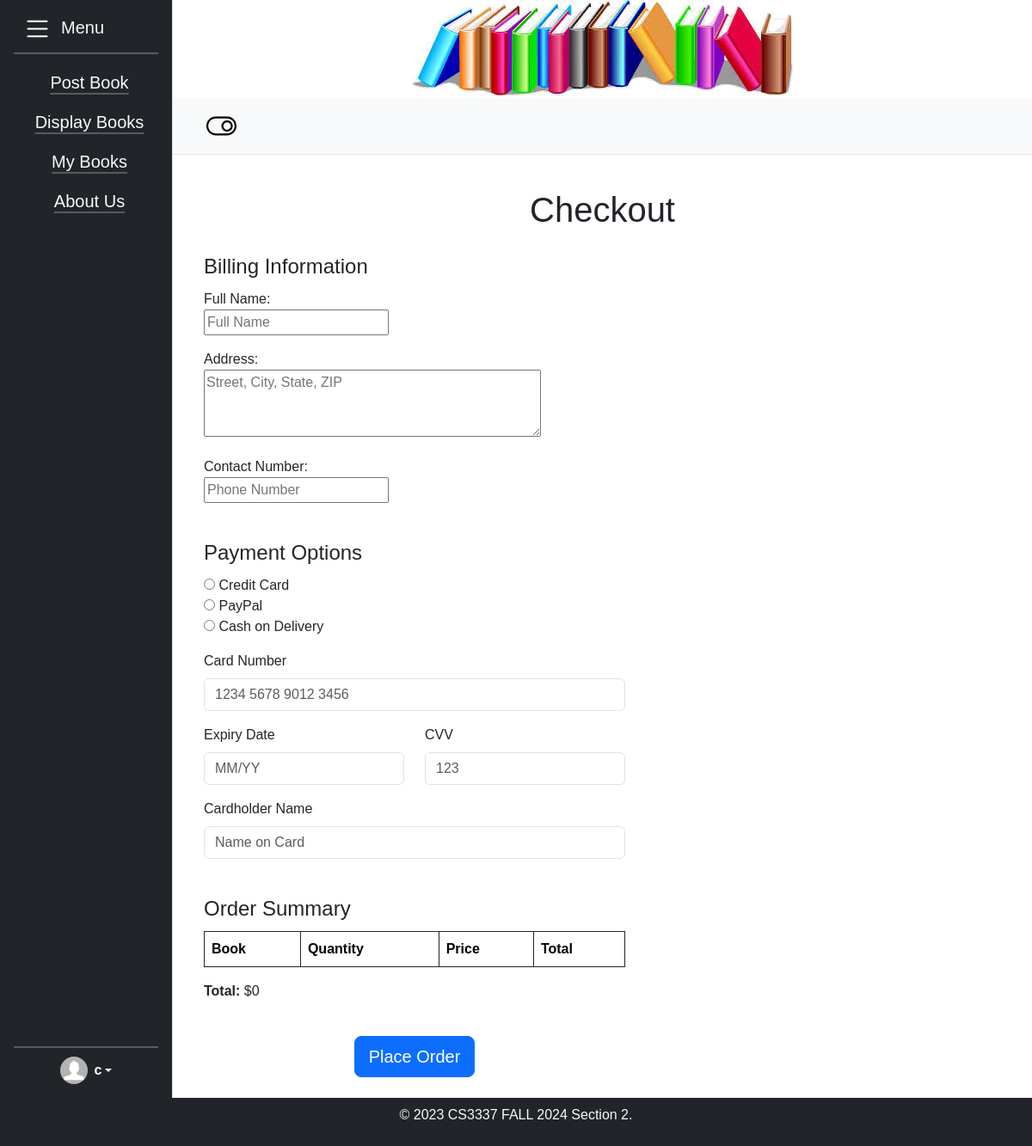
Screenshot of /checkout/ (signed in) with the database file from the repository.
### bookMng/models.py (models this page shows, shortened)
class MainMenu(models.Model):
    item = models.CharField(max_length=200,unique=True)
    link = models.CharField(max_length=200,unique=True)

### bookMng/views.py (the view)
# urls.py: path('checkout/', views.checkout, name='checkout'),
def checkout(request):
    cart_items = CartItem.objects.filter(user=request.user)
    total_price = sum(item.total_price() for item in cart_items)
    if request.method == "POST":
        form = CheckoutForm(request.POST)
        if form.is_valid():
            full_name = form.cleaned_data['full_name']
            address = form.cleaned_data['address']
            contact_number = form.cleaned_data['contact_number']
            payment_method = form.cleaned_data['payment_method']
            print(f"Order Details:\nName: {full_name}\nAddress: {address}\nContact: {contact_number}\nPayment: {payment_method}")
            CartItem.objects.filter(user=request.user).delete()
            messages.success(request, "Order placed successfully!")
            return redirect('order_success')
    else:
        form = CheckoutForm()
    return render(request, 'bookMng/checkout.html', {
        'item_list': MainMenu.objects.all(),
        'cart_items': cart_items,
        'total_price': total_price,
        'form': form,
    })

### bookMng/forms.py
class CheckoutForm(forms.Form):
    full_name = forms.CharField(max_length=100, label="Full Name", widget=forms.TextInput(attrs={'placeholder': 'Full Name'}))
    address = forms.CharField(max_length=255, label="Address", widget=forms.Textarea(attrs={'placeholder': 'Street, City, State, ZIP', 'rows': 3}))
    contact_number = forms.CharField(max_length=15, label="Contact Number", widget=forms.TextInput(attrs={'placeholder': 'Phone Number'}))
    payment_method = forms.ChoiceField(
        choices=[
            ('credit_card', 'Credit Card'),
            ('paypal', 'PayPal'),
            ('cash', 'Cash on Delivery'),
        ],
        widget=forms.RadioSelect,
        label="Payment Method",
    )

### bookEx/templates/bookMng/checkout.html (shortened to what this page needs)
{% extends "base.html" %}
{% load static %}
{% block sidenav %}
   {% for item in item_list %}
    <li class="nav-item py-2 ps-2 fs-5 text-center">
        <a class="link-light link-offset-2 link-underline-opacity-25 link-underline-opacity-100-hover" href="{{ item.link }}">{{ item.item }}</a>
    </li>
   {% endfor %}
{% endblock sidenav %}
{% block content %}
        <div class="row">
                <h1 class="py-3 text-center">Checkout</h1>
            </div>
    <div class="container">
        <form method="POST">
            <div class="row mb-4">
                <fieldset class="col-12">
                    <legend class="fs-4">Billing Information</legend>
                    <div class="mb-3">
                        {{ form.full_name.label_tag }}<br>
                        {{ form.full_name }}
                    </div>
                    <div class="mb-3">
                        {{ form.address.label_tag }}<br>
                        {{ form.address }}
                    </div>
                    <div class="mb-3">
                        {{ form.contact_number.label_tag }}<br>
                        {{ form.contact_number }}
                    </div>
                </fieldset>
            </div>
            <div class="row mb-4">
                <fieldset class="col-12">
                    <legend class="fs-4">Payment Options</legend>
                    <div class="mb-3">
                        {{ form.payment_method }}
                    </div>
                <div class="credit-card-info" id="credit-card-section">
                        <div class="mb-3">
                            <label for="card_number" class="form-label">Card Number</label>
                            <input type="text" name="card_number" id="card_number" class="form-control" placeholder="1234 5678 9012 3456" maxlength="19" required>
                        </div>
                        <div class="mb-3 row">
                            <div class="col-6">
                                <label for="expiry_date" class="form-label">Expiry Date</label>
                                <input type="text" name="expiry_date" id="expiry_date" class="form-control" placeholder="MM/YY" maxlength="5" required>
                            </div>
                            <div class="col-6">
                                <label for="cvv" class="form-label">CVV</label>
                                <input type="text" name="cvv" id="cvv" class="form-control" placeholder="123" maxlength="3" required>
                            </div>
                        </div>
                        <div class="mb-3">
                            <label for="cardholder_name" class="form-label">Cardholder Name</label>
                            <input type="text" name="cardholder_name" id="cardholder_name" class="form-control" placeholder="Name on Card" required>
                        </div>
                    </div>
                </fieldset>
            </div>
            <div class="row mb-4">
                <fieldset class="col-12">
                    <legend class="fs-4">Order Summary</legend>
                    <table class="table col p-3 table-bordered border-dark table-hover">
                        <thead>
                            <tr>
                                <th>Book</th>
                                <th>Quantity</th>
                                <th>Price</th>
                                <th>Total</th>
                            </tr>
                        </thead>
                    </table>
                    <p class="total"><strong>Total:</strong> ${{ total_price }}</p>
                </fieldset>
            </div>
            <div class="row">
                <div class="col-12 text-center">
                    <button type="submit" class="btn btn-primary btn-lg">Place Order</button>
                </div>
            </div>
        </form>
    </div>
{% endblock content %}

### bookEx/templates/base.html (shortened to what this page needs)
{% load static %}
<!DOCTYPE html>
<html lang="en">
<head>
    <link href="https://cdn.jsdelivr.net/npm/bootstrap@5.3.3/dist/css/bootstrap.min.css" rel="stylesheet">
    <link rel="stylesheet" href="{% static 'main.css' %}">
</head>
<body class="d-flex flex-column h-100" style="min-height: 100vh; margin: 0;">
    <div class="container-fluid d-flex flex-column h-100 p-0">
        <div class="flex-grow-1 d-flex flex-column">
            <div class="row m-0 flex-grow-1">
                <div id="sidebar-1" class="col-auto collapse collapse-horizontal show border-end p-0">
                    <div id="sidebar-nav"
                        class="list-group border-0 rounded-0 text-sm-start bg-dark d-flex flex-column p-3 h-100">
                        <ul class="nav nav-pills flex-column mb-auto">
                            <li class="nav-item text-light fs-5 "><img id="menu-icon" src="{% static 'list.svg' %}" height="35" width="55" alt="Menu Icon">Menu</li>
                            <hr style="color: white; border: 1px solid white; width: 100%; margin: 10px 0;">
                            {% block sidenav %}{% endblock sidenav %}
                        </ul>
                        <div class="nav nav-pills mt-auto d-flex flex-column align-items-center justify-content-center">
                            <hr style="color: white; border: 1px solid white; width: 100%; margin: 10px 0;">
                            {% if user.is_authenticated %}
                                <div class="dropdown">
                                  <a href="#" class="d-flex align-items-center text-white text-decoration-none dropdown-toggle" id="dropdownUser1" data-bs-toggle="dropdown" aria-expanded="false">
                                    <img src="{% static 'no-profile-picture-icon.svg' %}" alt="" width="32" height="32" class="rounded-circle me-2">
                                    <strong>{{ user.username }}</strong>
                                  </a>
                                </div>
                            {% else %}
                                <span class="text-white mb-2 text-center">Not Logged In</span>
                                <form action="{% url 'login' %}?next=/" method="post">
                                    {% csrf_token %}
                                    <button type="submit" class="btn btn-primary ms-2">Login</button>
                                </form>
                            {% endif %}
                        </div>
                    </div>
                </div>
                <div class="col p-0">
                    <div class="banner d-flex justify-content-center align-items-center">
        <img src="{% static 'banner.jpeg' %}" alt="Banner Image" class="img-fluid align-items-center" style="max-width: 100%; height: auto;">
            </div>
                    <div class="bg-light border-bottom p-2">
                        <a href="#" data-bs-target="#sidebar-1" data-bs-toggle="collapse" class="text-decoration-none btn btn-border">
                            <i class="bi bi-list py-2 px-1"></i>
                            <img id="toggle-icon" src="{% static 'toggle-off-svgrepo-com.svg' %}" height="35" width="55" alt="Toggle Icon">
                        </a>
                    </div>
                    <div class="p-4">
                        {% block content %}{% endblock content %}
                    </div>
                </div>
            </div>
        </div>
        <div class="footer mt-auto py-2 text-center bg-dark text-light">
            <p>&copy; 2023 CS3337 FALL 2024 Section 2.</p>
        </div>
    </div>
</body>
</html>

### bookEx/static/main.css (style rules this page uses)
body { font-family: times-new-roman, Arial, sans-serif; margin: 0; padding: 0; overflow-x: hidden; height: 100%; }
html { height: 100%; margin: 0; padding: 0; overflow-x: hidden; }
.container { display: flex; }
.footer { background-color: #333; color: #fff; text-align: center; padding: 10px 0; }
.container-fluid { height: 100%; display: flex; flex-direction: column; }
.row { flex-grow: 1; display: flex; overflow: hidden; }
#sidebar-nav { height: 100%; overflow-y: auto; width: 200px; }
#sidebar-nav { width: 200px; }

### bookEx/templates/base.html (style rules this page uses)
#sidebar-nav { width: 200px; background-color: #343a40; display: flex; flex-direction: column; }

### rows the page displays
MainMenu: item "Post Book"
MainMenu: item "Display Books"
MainMenu: item "My Books"
MainMenu: item "About Us"

### other values shown
{{ user.username }} "c"
{{ total_price }} "0"
